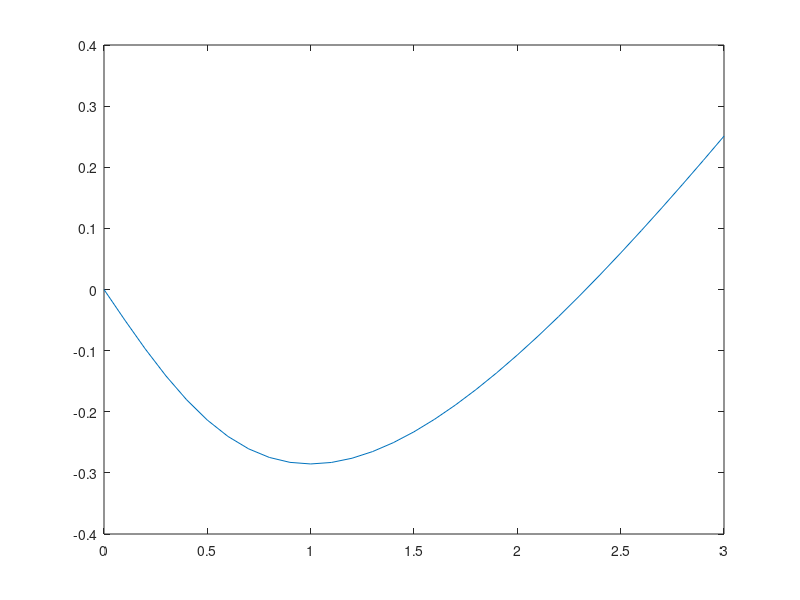

Recreate this plot in MATLAB.
a=2;
f=@(x) x/a - atan(x);

x = 0:0.1:3;
plot(x,f(x))

%iskanje nicle

j=1;
k=3;
for i=1:5
  c=(j+k)/2;
  if f(j)*f(c)<0
        k=c;
  elseif f(k)*f(c)<0
        j=c;
  end
end

g=@(x) a*atan(x);
nicla=(j+k)/2;
for i=1:2
  nicla=g(nicla);
end

nicla